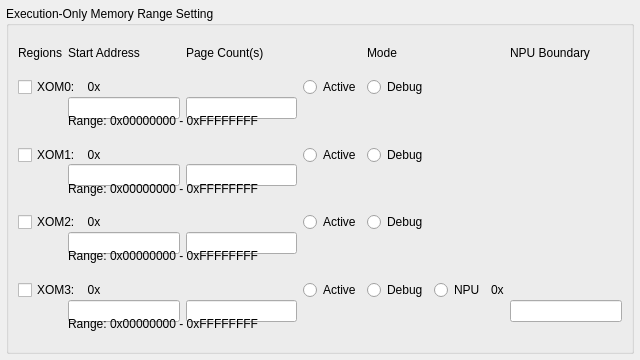
<?xml version="1.0" ?>
<ui version="4.0">
  <class>Dialog</class>
  <widget class="QDialog" name="Dialog">
    <property name="geometry">
      <rect>
        <x>0</x>
        <y>0</y>
        <width>640</width>
        <height>360</height>
      </rect>
    </property>
    <layout class="QGridLayout" name="outer_layout">
      <property name="leftMargin">
        <number>6</number>
      </property>
      <property name="topMargin">
        <number>6</number>
      </property>
      <property name="rightMargin">
        <number>6</number>
      </property>
      <property name="bottomMargin">
        <number>6</number>
      </property>
      <property name="spacing">
        <number>6</number>
      </property>
      <item row="0" column="0" colspan="2">
        <widget class="QGroupBox" name="IDC_GROUP_XOM">
          <property name="title">
            <string>Execution-Only Memory Range Setting</string>
          </property>
          <layout class="QGridLayout" name="layout_IDC_GROUP_XOM">
            <item row="0" column="0">
              <widget class="QLabel" name="IDC_STATIC_XOM_REGION">
                <property name="text">
                  <string>Regions</string>
                </property>
              </widget>
            </item>
            <item row="0" column="1" colspan="2">
              <widget class="QLabel" name="IDC_STATIC_XOM_START_ADDRESS">
                <property name="text">
                  <string>Start Address</string>
                </property>
              </widget>
            </item>
            <item row="0" column="2" colspan="3">
              <widget class="QLabel" name="IDC_STATIC_XOM_PAGE_COUNT">
                <property name="text">
                  <string>Page Count(s)</string>
                </property>
              </widget>
            </item>
            <item row="0" column="4">
              <widget class="QLabel" name="IDC_STATIC_XOM_MODE">
                <property name="text">
                  <string>Mode</string>
                </property>
              </widget>
            </item>
            <item row="0" column="7">
              <widget class="QLabel" name="IDC_STATIC_XOM_DR_BOUNDARY">
                <property name="text">
                  <string>NPU Boundary</string>
                </property>
              </widget>
            </item>
            <item row="1" column="0" colspan="2">
              <widget class="QCheckBox" name="IDC_CHECK_XOM0">
                <property name="text">
                  <string>XOM0:    0x</string>
                </property>
              </widget>
            </item>
            <item row="3" column="0" colspan="2">
              <widget class="QCheckBox" name="IDC_CHECK_XOM1">
                <property name="text">
                  <string>XOM1:    0x</string>
                </property>
              </widget>
            </item>
            <item row="5" column="0" colspan="2">
              <widget class="QCheckBox" name="IDC_CHECK_XOM2">
                <property name="text">
                  <string>XOM2:    0x</string>
                </property>
              </widget>
            </item>
            <item row="7" column="0" colspan="2">
              <widget class="QCheckBox" name="IDC_CHECK_XOM3">
                <property name="text">
                  <string>XOM3:    0x</string>
                </property>
              </widget>
            </item>
            <item row="1" column="1" rowspan="2">
              <widget class="QLineEdit" name="IDC_EDIT_XOM0_START_ADDRESS"/>
            </item>
            <item row="3" column="1" rowspan="2">
              <widget class="QLineEdit" name="IDC_EDIT_XOM1_START_ADDRESS"/>
            </item>
            <item row="5" column="1" rowspan="2">
              <widget class="QLineEdit" name="IDC_EDIT_XOM2_START_ADDRESS"/>
            </item>
            <item row="7" column="1" rowspan="2">
              <widget class="QLineEdit" name="IDC_EDIT_XOM3_START_ADDRESS"/>
            </item>
            <item row="1" column="2" rowspan="2">
              <widget class="QLineEdit" name="IDC_EDIT_XOM0_PAGE_COUNT"/>
            </item>
            <item row="3" column="2" rowspan="2">
              <widget class="QLineEdit" name="IDC_EDIT_XOM1_PAGE_COUNT"/>
            </item>
            <item row="5" column="2" rowspan="2">
              <widget class="QLineEdit" name="IDC_EDIT_XOM2_PAGE_COUNT"/>
            </item>
            <item row="7" column="2" rowspan="2">
              <widget class="QLineEdit" name="IDC_EDIT_XOM3_PAGE_COUNT"/>
            </item>
            <item row="1" column="3">
              <widget class="QRadioButton" name="IDC_RADIO_XOM0_ACTIVE">
                <property name="text">
                  <string>Active</string>
                </property>
              </widget>
            </item>
            <item row="1" column="4">
              <widget class="QRadioButton" name="IDC_RADIO_XOM0_DEBUG">
                <property name="text">
                  <string>Debug</string>
                </property>
              </widget>
            </item>
            <item row="3" column="3">
              <widget class="QRadioButton" name="IDC_RADIO_XOM1_ACTIVE">
                <property name="text">
                  <string>Active</string>
                </property>
              </widget>
            </item>
            <item row="3" column="4">
              <widget class="QRadioButton" name="IDC_RADIO_XOM1_DEBUG">
                <property name="text">
                  <string>Debug</string>
                </property>
              </widget>
            </item>
            <item row="5" column="3">
              <widget class="QRadioButton" name="IDC_RADIO_XOM2_ACTIVE">
                <property name="text">
                  <string>Active</string>
                </property>
              </widget>
            </item>
            <item row="5" column="4">
              <widget class="QRadioButton" name="IDC_RADIO_XOM2_DEBUG">
                <property name="text">
                  <string>Debug</string>
                </property>
              </widget>
            </item>
            <item row="7" column="3">
              <widget class="QRadioButton" name="IDC_RADIO_XOM3_ACTIVE">
                <property name="text">
                  <string>Active</string>
                </property>
              </widget>
            </item>
            <item row="7" column="4">
              <widget class="QRadioButton" name="IDC_RADIO_XOM3_DEBUG">
                <property name="text">
                  <string>Debug</string>
                </property>
              </widget>
            </item>
            <item row="7" column="5">
              <widget class="QRadioButton" name="IDC_RADIO_XOM3_NPU">
                <property name="text">
                  <string>NPU</string>
                </property>
              </widget>
            </item>
            <item row="7" column="6">
              <widget class="QLabel" name="IDC_STATIC">
                <property name="text">
                  <string>0x</string>
                </property>
              </widget>
            </item>
            <item row="7" column="7" rowspan="2">
              <widget class="QLineEdit" name="IDC_EDIT_XOM3_DR_BOUNDARY"/>
            </item>
            <item row="2" column="1" colspan="5">
              <widget class="QLabel" name="IDC_STATIC_XOM0_RANGE">
                <property name="text">
                  <string>Range: 0x00000000 - 0xFFFFFFFF</string>
                </property>
              </widget>
            </item>
            <item row="4" column="1" colspan="5">
              <widget class="QLabel" name="IDC_STATIC_XOM1_RANGE">
                <property name="text">
                  <string>Range: 0x00000000 - 0xFFFFFFFF</string>
                </property>
              </widget>
            </item>
            <item row="6" column="1" colspan="5">
              <widget class="QLabel" name="IDC_STATIC_XOM2_RANGE">
                <property name="text">
                  <string>Range: 0x00000000 - 0xFFFFFFFF</string>
                </property>
              </widget>
            </item>
            <item row="8" column="1" colspan="5">
              <widget class="QLabel" name="IDC_STATIC_XOM3_RANGE">
                <property name="text">
                  <string>Range: 0x00000000 - 0xFFFFFFFF</string>
                </property>
              </widget>
            </item>
          </layout>
        </widget>
      </item>
    </layout>
  </widget>
  <resources/>
  <connections/>
</ui>
